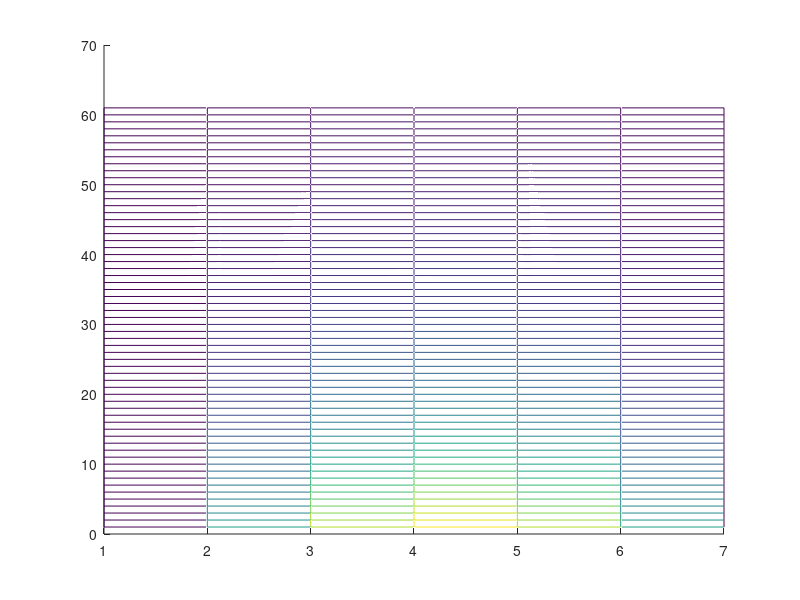

Write MATLAB code to recreate this figure. (Note: this script raises an error after producing the figure.)
clc; clear all; close all;

% anonymous functions
g1 = @(x) x.*(pi - x);  
g2_1 = @(x) x; g2_2 = @(x) 0;

% parameters
x_end = pi; t_end = 3;

% calculate deltas
delta_x = x_end/3;
delta_t = t_end/15;

for counter = 1:2
    figure(counter)
    delta_x = delta_x * .5^1;
    delta_t = delta_t * .5^2;
    
    % check stability
    if delta_t/(delta_x)^2 > (1/2)
        disp("unstable solution")
    end
    
    % set up arrays
    x = 0:delta_x:x_end;
    t = 0:delta_t:t_end;
    u = zeros(length(t), length(x));
    
    % boundry condition at t = 0
    for k = 1:length(x)
        u(1,k) = g1(x(k));
        %if x(k) < pi/2
        %    u(1,k) = g2_1(x(k));
        %else
        %    u(1,k) = g2_2(x(k));
        %end
    end
    
    %
    for row = 1:length(t)-1
        for column = 2:length(x)-1  % disincluding boundry
            u(row + 1, column) = u(row, column) + ...
                (delta_t/(delta_x^2)) * ...
                (u(row, column+1) - 2*u(row, column) + u(row, column-1));
        end
    end
    
    if counter == 2
        %disp("...")
        %u
        %disp("hh")
        t = 0:delta_t*4:t_end;
        x = 0:delta_x*2:x_end;
        u_new = zeros(length(t), length(x));
        for row = 1:length(t)
            for column = 1:length(x)-1
                u_new(row, column) = u(4*row-3, 2*column-1);
            end
        end
        %u_new

        mesh(u_new);
        title("Finite difference method, dt = " + num2str(delta_t) + ", dx = " + num2str(delta_x))
        xlabel("x")
        ylabel("Time [s]")
    else
        hold on;
        mesh(u);
        title("Finite difference method, dt = " + num2str(delta_t) + ", dx = " + num2str(delta_x))
        xlabel("x")
        ylabel("Time [s]")
        %disp(u)
    end
end

% fourier stuff
% calculate deltas
delta_x = x_end/3;
delta_t = t_end/15;

delta_x = delta_x * .5^1;
delta_t = delta_t * .5^2;

for counter = 1:2
    if counter == 1
        figure(3)
    end
    if counter == 2
        figure(4)
    end
    % b_n = (1/(pi*n^3)) * (4 - 2*pi*n*sin(n*pi) - 4*n*cos(pi*n))
    N = 20*counter;
    f = @(x, t) 0;
    for n = 1:N
        term = @(x, t) (1/(pi*n^3)) * (4 - 2*pi*n*sin(n*pi) - 4*n*cos(pi*n)) * sin(n*x) .* exp(-t*n^2);
        f = @(x,t) f(x,t) + term(x,t);
    end
    
    % check stability
    if delta_t/(delta_x)^2 > (1/2)
        disp("unstable solution")
    end
    
    % set up arrays
    x = 0:delta_x:x_end;
    t = 0:delta_t:t_end;
    
    u = zeros(length(t), length(x));
    for row = 1:length(t)
        for column = 1:length(x)
            u(row, column) = f(x(column), t(row));
        end
    end

    mesh(u);
    title("Fourier series approximation, N = " + num2str(N))
    xlabel("x")
    ylabel("Time [s]")
end
